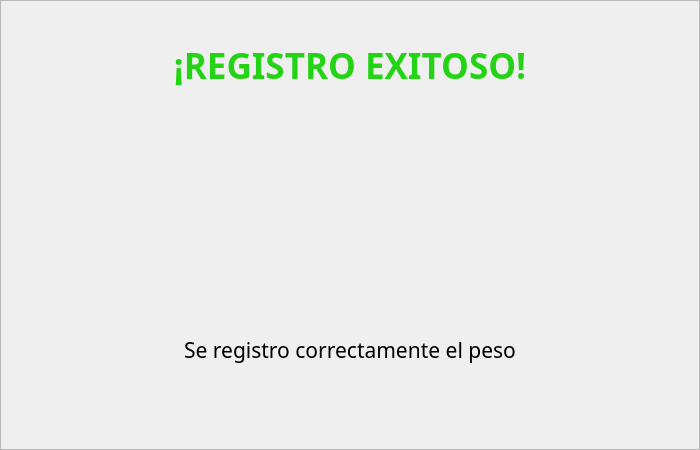
    <widget class="QFrame" name="frmAlerta">
     <property name="geometry">
      <rect>
       <x>450</x>
       <y>225</y>
       <width>700</width>
       <height>450</height>
      </rect>
     </property>
     <property name="styleSheet">
      <string notr="true">#frmAlerta{background-color: rgb(255, 255, 255);
color: rgb(0, 0, 0);
border:none;
border-radius: 10px;
border: 2px solid #D9D9D9;}</string>
     </property>
     <property name="frameShape">
      <enum>QFrame::StyledPanel</enum>
     </property>
     <property name="frameShadow">
      <enum>QFrame::Raised</enum>
     </property>
     <widget class="QLabel" name="lblAlertaTitulo">
      <property name="geometry">
       <rect>
        <x>50</x>
        <y>40</y>
        <width>600</width>
        <height>50</height>
       </rect>
      </property>
      <property name="font">
       <font>
        <family>Poppins</family>
        <pointsize>26</pointsize>
        <weight>75</weight>
        <bold>true</bold>
       </font>
      </property>
      <property name="styleSheet">
       <string notr="true">color: #24D315</string>
      </property>
      <property name="text">
       <string>¡REGISTRO EXITOSO!</string>
      </property>
      <property name="alignment">
       <set>Qt::AlignCenter</set>
      </property>
     </widget>
     <widget class="QLabel" name="lblAlertaTexto">
      <property name="geometry">
       <rect>
        <x>50</x>
        <y>300</y>
        <width>600</width>
        <height>100</height>
       </rect>
      </property>
      <property name="font">
       <font>
        <family>Poppins Medium</family>
        <pointsize>16</pointsize>
        <weight>50</weight>
        <bold>false</bold>
       </font>
      </property>
      <property name="styleSheet">
       <string notr="true">color: rgb(0, 0, 0);</string>
      </property>
      <property name="text">
       <string>Se registro correctamente el peso</string>
      </property>
      <property name="alignment">
       <set>Qt::AlignCenter</set>
      </property>
      <property name="wordWrap">
       <bool>true</bool>
      </property>
     </widget>
     <widget class="QLabel" name="imgIconAlerta">
      <property name="geometry">
       <rect>
        <x>260</x>
        <y>110</y>
        <width>180</width>
        <height>180</height>
       </rect>
      </property>
      <property name="font">
       <font>
        <family>Poppins</family>
        <pointsize>10</pointsize>
        <weight>75</weight>
        <bold>true</bold>
       </font>
      </property>
      <property name="text">
       <string/>
      </property>
      <property name="scaledContents">
       <bool>true</bool>
      </property>
      <property name="alignment">
       <set>Qt::AlignCenter</set>
      </property>
     </widget>
    </widget>
